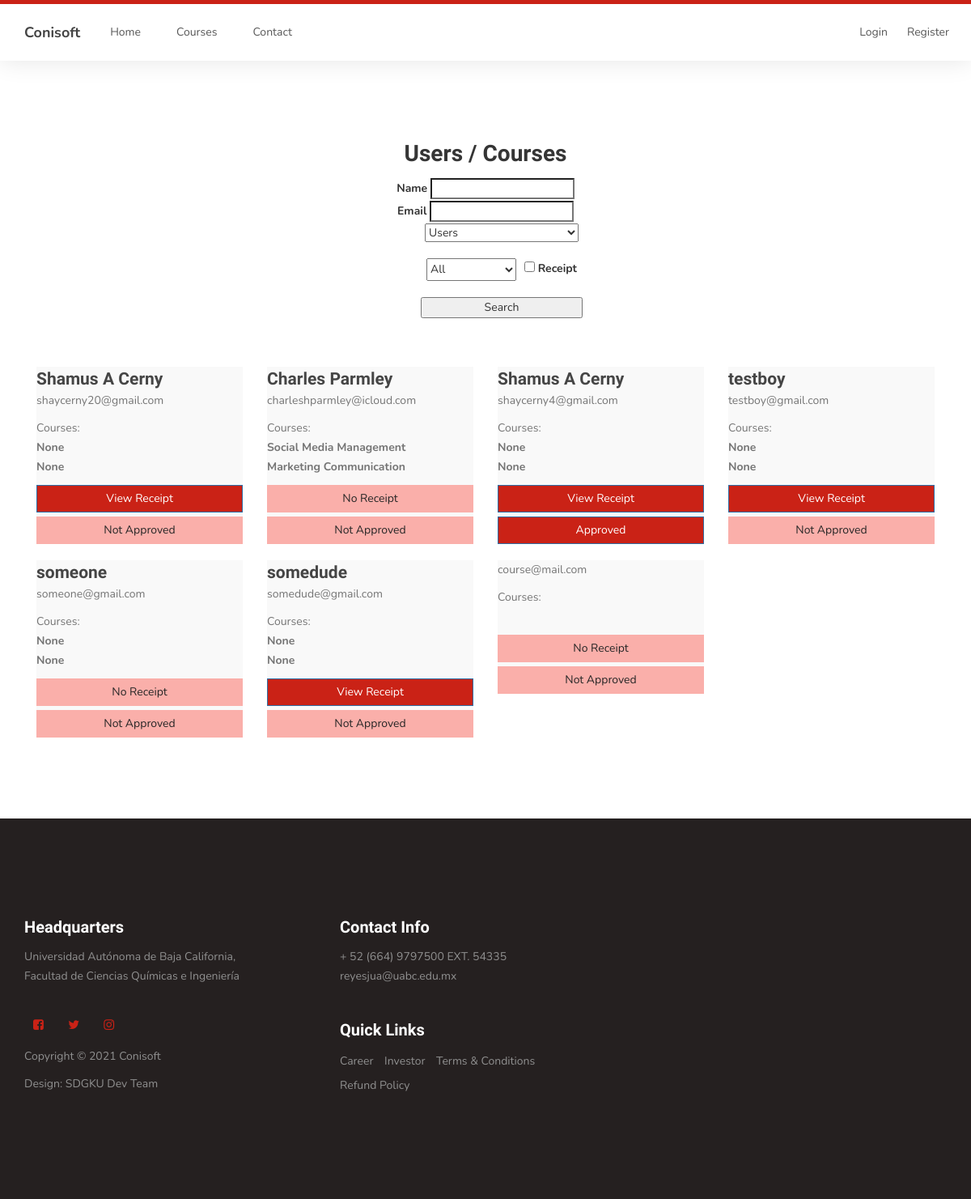
/manage, run on the app's committed database.
### mainApp/models.py (models this page shows, shortened)
class User(AbstractBaseUser):
    context_object_name = 'User'
    email = models.EmailField(
        verbose_name='email address',
        max_length=255,
        unique=True,
    )
    is_active = models.BooleanField(default=True)
    staff = models.BooleanField(default=False) # a admin user; non super-user
    admin = models.BooleanField(default=False) # a superuser
    Full_Name = models.CharField(max_length=200)
    industry_type = models.CharField(max_length=200)
    presenter = models.BooleanField(default=False)
    approved = models.BooleanField(default=False) # reciept approval
    paper = models.FileField('paper', upload_to='papers', null=True, blank=True)
    guests = models.IntegerField(default=0, null=True)
    courses_subscribed = models.IntegerField(default=0)
    receipt_photo = models.ImageField('Receipt Photo', upload_to='receipts', null=True, blank=True)
    course_1_name = models.CharField(max_length=200, null=True, default='None')
    course_1_id = models.IntegerField(default=0, null=True)
    course_1_link = models.CharField(max_length=200, null=True, default='None')
    course_2_name = models.CharField(max_length=200, null=True, default='None')
    course_2_id = models.IntegerField(default=0, null=True)
    course_2_link = models.CharField(max_length=200, null=True, default='None')
    USERNAME_FIELD = 'email'
    REQUIRED_FIELDS = [] # Email & Password are required by default.
    def __str__(self):
        return self.email
    objects = UserManager()

class Course(models.Model):
    date = models.DateField()
    time_length = models.IntegerField()
    name = models.CharField(max_length=200)
    email = models.EmailField(max_length=200, default="course@mail.com")
    description = models.CharField(max_length=200)
    presenter = models.CharField(max_length=200)
    image = models.ImageField(upload_to=None, height_field=None, width_field=None, max_length=100, default="None/conisoft_logo_0SeqbbO.png")
    presenter_image = models.ImageField(upload_to=None, height_field=None, width_field=None, max_length=100)
    attendants = models.IntegerField(default=0)
    max_size = models.IntegerField(default=20)
    zoom_link = models.CharField(blank=True, max_length=500)
    approved = models.BooleanField(default=False) # reciept approval
    context_object_name = 'Course'
    def __str__(self):
        return "%s by %s" %(self.name, self.presenter)

### mainApp/views.py (the view)
# urls.py: path('manage', ManageView.as_view(), name='manage'),
class ManageView(ListView):
    model = User
    template_name = 'manage.html'
    context_object_name = 'search_results'
    def get_queryset(self):
       result = super(ManageView, self).get_queryset()
       name_search = self.request.GET.get('name_search')
       email_search = self.request.GET.get('email_search')
       approval_search = self.request.GET.get('approval_type')
       receipt_search = self.request.GET.get('receipt_search')
       if email_search or approval_search or name_search or receipt_search:
          user_results = User.objects.filter(Full_Name__contains=name_search, email__contains=email_search,
		  approved__contains=approval_search, receipt_photo__contains='.')
          workshop_results = Course.objects.filter(name__contains=name_search, email__contains=email_search,
          approved__contains=approval_search)
          result = (list(chain(user_results, workshop_results)))
       else:
           user_results = User.objects.all()
           workshop_results = Course.objects.all()
           result = (list(chain(user_results, workshop_results)))
       print(result)
       return result

### templates/manage.html (shortened to what this page needs)
{% extends 'base.html' %}
{% load static %}
{% block content %}
<section id="courses">
    <div class="container">
        <div class="row">
            <div class="section-title">
                <h2>Users / Courses</h2>
                <form class="add_your_class" method="GET" action="" >
                    <label for="name_search">Name</label>
                    <input class="add_your_class" type="search" name="name_search"><br>
                    <label for="email_search">Email</label>
                    <input class="add_your_class" type="search" name="email_search"><br>
                    <select id="test" class="form-select" aria-label="Default select example" style="width: 19rem; position: relative; left: 2rem;">
                        <option selected value="1">Users</option>
                    </select>
                    <br><br>
                    <div style="display: inline-flex; position: relative; left: 2rem;">
                        <select class="form-select" aria-label="Default select example" name="approval_type" style="margin-right: 1rem;">
                            <option selected value="">All</option>
                        </select>
                        <div class="form-check form-switch">
                            <input class="form-check-input" name="receipt_search" type="checkbox" id="flexSwitchCheckDefault">
                            <label class="form-check-label" for="flexSwitchCheckDefault">Receipt</label>
                        </div>
                    </div>
                    <br><br>
                    <button class="add_your_class" type="submit" style="width: 20rem; position: relative; left: 2rem;"> Search </button>
                </form>
            </div>
        </div>
    </div>
    <div class="container">
        <div class="row" id="hidden_div">
            <div class="col-md-12 col-sm-12">
                {% for user in search_results %}
                {% if not user.attendants %}
                <div class="col-md-3 col-sm-3">
                    <div class="item">
                        <div class="courses-thumb">
                            <div class="card" style="width: 100%;">
                                <div class="card-body">
                                    <a href="/admin/mainApp/user/{{user.id}}/change/"><h3 class="card-title">{{ user.Full_Name }}</h3></a>
                                    <a href="/admin/mainApp/user/{{user.id}}/change/"><p class="card-text">{{ user.email }}</p></a>
                                    <a href="/admin/mainApp/user/{{user.id}}/change/"><p class="card-text">Courses: <br><strong>{{ user.course_1_name }} <br>{{ user.course_2_name }}</strong></p></a>
                                    {% if user.receipt_photo %}
                                        <a href='media/{{ user.receipt_photo }}' class="btn btn-primary" style="width: 100%; margin-bottom: 5px; background-color: #ca2216; border-radius: 0;" alt="Missing">View Receipt</a>
                                    {% else %}
                                        <a href='/admin/mainApp/user/{{user.id}}/change/' class="btn btn-outline-primary" style="width: 100%; background-color: #fc140452; margin-bottom: 5px; border-radius: 0;" alt="Missing">No Receipt</a>
                                    {% endif %}
                                        <br>
                                    {% if user.approved == True %}
                                        <a href="/admin/mainApp/user/{{user.id}}/change/" class="btn btn-primary" style="width: 100%; background-color: #ca2216; border-radius: 0;">Approved</a>
                                    {% else %}
                                        <a href="/admin/mainApp/user/{{user.id}}/change/" class="btn btn-outline-primary" style="width: 100%; background-color: #fc140452; border-radius: 0;">Not Approved</a>
                                    {% endif %}
                                </div>
                            </div>
                        </div>
                    </div>
                </div>
                {% endif %}
                {% empty %}
                    <h1>No Results</h1>
                {% endfor %}
            </div>
        </div>
    </div>
</section>
{% endblock %}

### static/css/templatemo-style.css (style rules this page uses)
body { background: #ffffff; font-family: 'Nunito', sans-serif; overflow-x: hidden; padding-top: 70px; }
h1, h2, h3, h4, h5, h6 { font-family: 'Muli', sans-serif; font-weight: bold; line-height: inherit; }
h2 { color: #353535; font-size: 2em; padding-bottom: 10px; }
h3 { font-size: 1.5em; margin-bottom: 0; }
h3, h3 a { color: #454545; }
p { color: #757575; font-size: 14px; font-weight: normal; line-height: 24px; }
html { -webkit-font-smoothing: antialiased; }
a { color: #252525; -webkit-transition: 0.5s; transition: 0.5s; text-decoration: none !important; }
a, input, button, .form-control { -webkit-transition: 0.5s; transition: 0.5s; }
.section-title { padding-bottom: 40px; }
.section-title h2 { margin: 0; }
section { position: relative; padding: 100px 0; }
#courses .section-title { text-align: center; }
.courses-thumb { background: #f9f9f9; position: relative; }

### data on the page
User: Full_Name "Shamus A Cerny", email "shaycerny20@gmail.com", course_1_name "None", course_2_name "None", {{ user.id }} 1 (drawn)
User: Full_Name "Charles Parmley", email "charleshparmley@icloud.com", course_1_name "Social Media Management", course_2_name "Marketing Communication"
User: Full_Name "Shamus A Cerny", email "shaycerny4@gmail.com", course_1_name "None", course_2_name "None"
User: Full_Name "testboy", email "testboy@gmail.com", course_1_name "None", course_2_name "None"
User: Full_Name "someone", email "someone@gmail.com", course_1_name "None", course_2_name "None"
User: Full_Name "somedude", email "somedude@gmail.com", course_1_name "None", course_2_name "None"
Course: email "course@mail.com"
